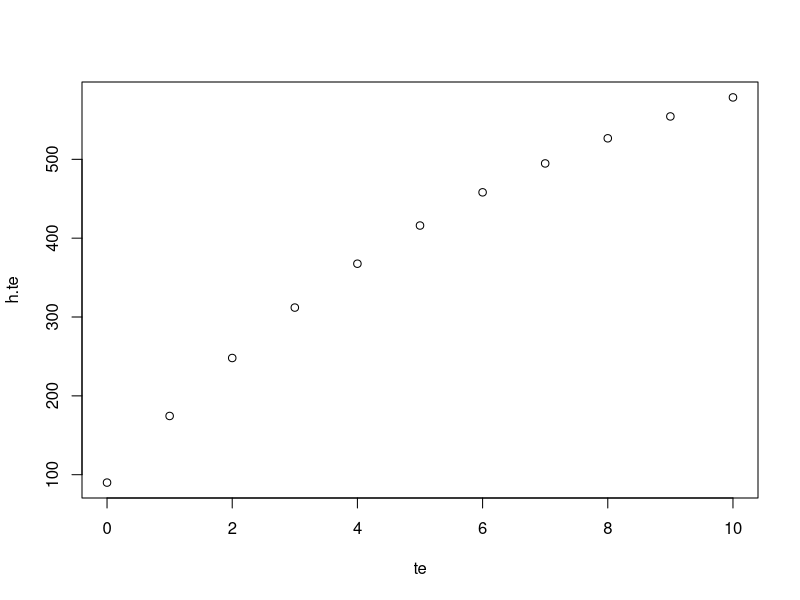
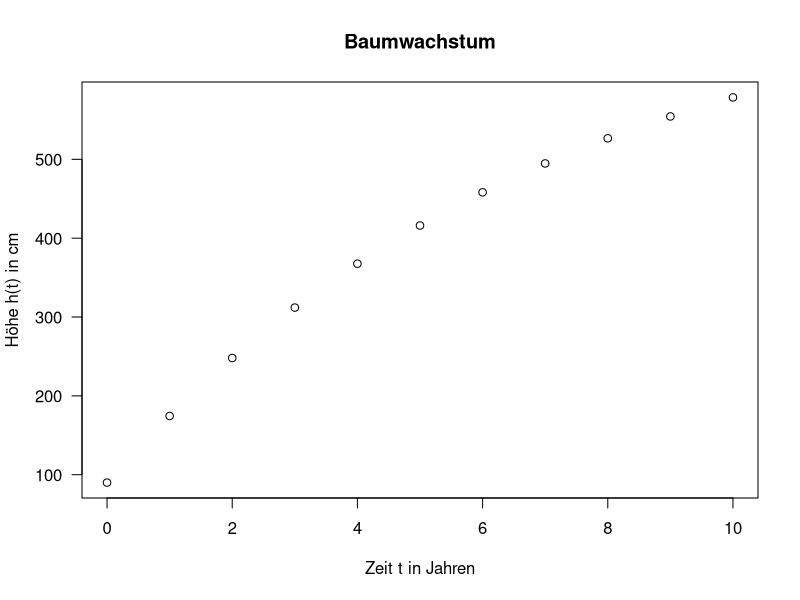
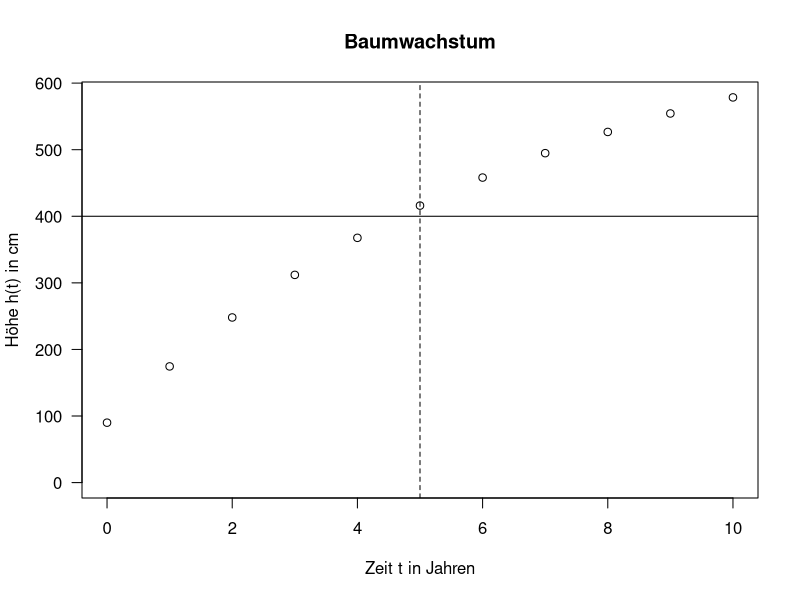
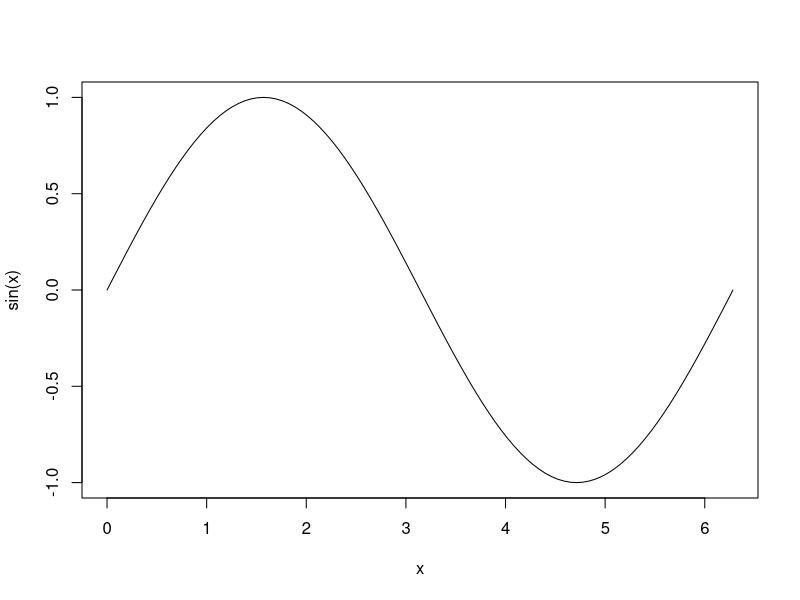
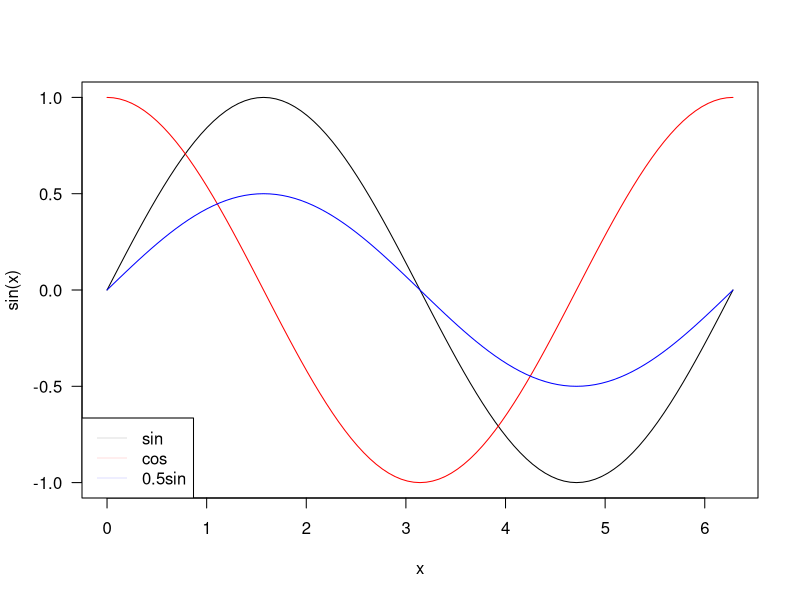
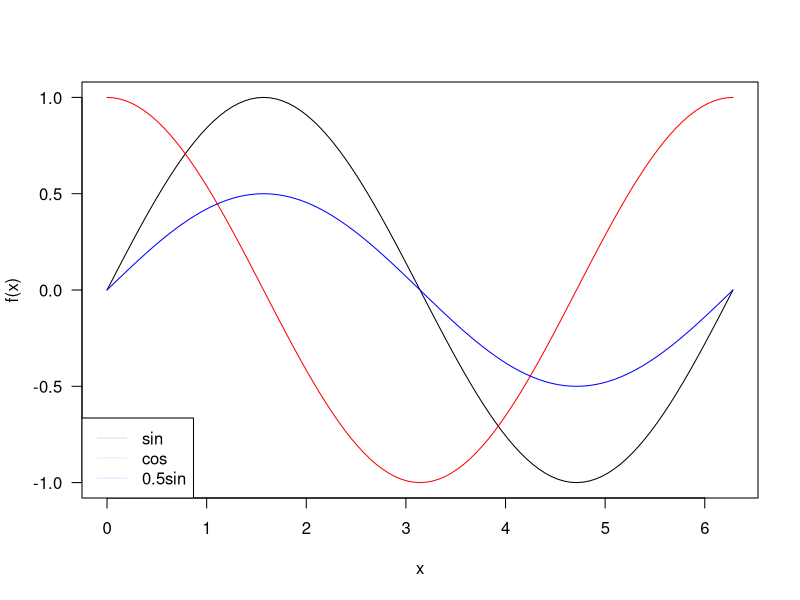

Reproduce these figures in R, in order.
########## Aufbaumodul Statistik

########## Blatt_0_R
########## Loesung

###### 0.5 ####################################################################
?choose

help(choose)

choose(49,6)


###### 0.6 ####################################################################

### a)

# Die einfachste Variante (bei kurzen Vektoren):
c(3, 12, 21, 30, 39)

?seq

seq(from = 3, to = 39, by = 9)

seq(from = 3, to = 39, length.out = 5)

# Es ist auch haendisch moeglich:
0:4
0:4 * 9
0:4 * 9 + 3

### b)
rep(c(6, 8), times = 5)

### c)
10:20

seq(from = 10, to = 20, by = 1)

### d)
rep(c(6, 8), each = 5)

# Es geht auch durch sortieren:
sort(rep(c(6, 8), times = 5))




###### 0.7 ####################################################################

x = 0:7
y = c(1, 2)
x + y

# Wie hat R diese Summe berechnet?


###### 0.8 ####################################################################

x = c(2, 5, 7, 3, 8, 10, 1)
y = c(8, 9, 2.5, 3, 7, 7, 1)

### a)
x[1:6]        # Auf diese Art waehlt man Teile eines Vektors aus
x[1:6]^2      # Elementweises Quaddrieren ist auch moeglich.
sum(x[1:6]^2) # sum bildet die Summe der Elemente eines Vektors.

# b)
sum(1 / x[2:5])

# c)
sum(x[1:6] + y[1:6])




###### 0.9 ####################################################################

# Wir erstellen die Matrizen genauso wie in 0.4.
A = matrix(c(2, 1, 4, 6), nrow = 2)
A
B = matrix(c(1, 8, 3, 2, 9, 4), nrow = 2)
B

# Bei der Matrix C ist es nun einfacher Sie ueber die Zeilen zu befuellen.
# Dazu gibt es das Argument byrow.
C = matrix(c(1:100, 2:101, 3:102), nrow = 3, byrow = TRUE)
C


### a)
t(C) %*% C               # t transponiert die Matrix, %*% Matrixmultiplikation.
diag(t(C) %*% C)         # diag gibt die Diagonalelement einer Matrix zurueck.
sum(diag(t(C) %*% C))    # sum kennen wir schon, die Summe der Vektoreintraege.

# b)
solve(A)                 # solve bildet die Inverse der Matrix A.
solve(A) %*% A           # Test, ob es auch wirklich stimmt.
t(solve(A))              # t wieder die Transposition.
t(solve(A)) %*% B

# c)
c(3, 4, 7) %*% t(B)      # Vektoren in R sind immer Zeilenvektoren.





###### 0.10 ###################################################################

# Zunaechst erzeugen wir einen Vektor fuer die Jahre, z.B. die ersten 10 Jahre.
te = 0:10
# Erzeuge nun die Funktionswerte an den Stellen der Jahre 0 bis 10. Man bemerke
# hier, dass auch die Potenz elementweise berechnet wird. An vielen Stellen ist
# in R dieses sogenannte vektorielle rechnen moeglich, bei dem Berechnung gleich
# fuer einen ganzen Vektor an Werten durchgefuehrt werden.
h.te = -650 * 0.87^te + 740

# Mit der Funktion plot koennen wir die Funktionswerte an den Stellen 0 bis 10
# nun zeichnen. Da wir die Funktion nur an 11 Punkten auswerten, zeichnen wir
# auch nur diese Punkte ein.
plot(te, h.te)

# Mit den Argumenten xlab und ylab, sowie main k??nnen wir Beschriftungen hinzu-
# fuegen. las dreht die Skalenbeschriftung an der vertikalen Achse.
plot(te, h.te, xlab = "Zeit t in Jahren", ylab = "Höhe h(t) in cm", 
     las = 1, main = "Baumwachstum")

# Schliesslich aendern wir mit ylim noch den Zeichenbereich, weil wir den 
# Ursprung in unserer Grafik ebenfalls darstellen wollen.
plot(te, h.te, xlab = "Zeit t in Jahren", ylab = "Höhe h(t) in cm", 
     las = 1, main = "Baumwachstum", ylim = c(0, max(h.te)))

# Jetzt wollen wir wissen, wann die Hoehe 400 cm ueberschritten hat.
# Dazu zeichnen wir eine horizontale Linie bei h = 400 mit dem Befehl abline und 
# dem Argument h. (h fuer horizontal)
abline(h = 400)
# Per Augenschein ist leicht zu erkennen, dass ab dem fuenften Jahr der Baum
# hoeher als 4 m ist.

# Wir fuegen deshalb noch eine gestrichelte Linie bei t = 5 hinzu. Wir verwenden
# wieder abline mit den Argumenten v (fuer vertikal) und lty = 2 damit die Linie
# nicht durchgezogen, sondern gestrichelt ist.
abline(v = 5, lty = 2)




###### 0.11 ###################################################################


### a)
# Die Funktion curve zeichnet elementare Funktionen wie zum Beispiel den
# Sinus. Mit dem Argument xlim kann ein Intervall eingeben, in dem die Funktion
# gezeichnet werden soll.
curve(sin, xlim = c(0, 2 * pi))
# Bemerkung: Man uebergibt die Funktion sin als Argument.
# Wenn Sie sin() schreiben, ist dies eine Funktionsauswertung. 
# (sogar ohne Argument, daher wird dies in einem Fehler enden.)


### b)
curve(sin, xlim = c(0, 2 * pi), las = 1)
# Das Argument dreht die Achsenmarkierungen.



### c)
# Add the cosine function by setting add = TRUE
# col = "red" changes the drawing color
curve(cos, add = TRUE, col = "red")

### d)
curve(0.5 * sin(x), add = TRUE, col = "blue")
# Jetzt muessen wir ein Argument angeben, dieses muss x sein, damit es 
# funktioniert.

### e)
# Wir fuegen noch eine Legende zur Grafik hinzu.
# "bottomleft" gibt die Position der Legende an, 
# das Argument legend ist der Text, der in der Legende stehen soll,
# wir setzten lwd auf einen Wert groesser als 0, damit Linien in der Legende
# gezeichnet werden,
# col bestimmt die Farbe dieser Linien.

legend(x = "bottomleft", legend = c("sin", "cos", "0.5sin"), 
       col = c("black", "red", "blue"), lwd = 0.1)



# Die Beschriftung der vertikalen Achse passt nun natuerlich nicht mehr, da
# Sinus, Kosinus und 0.5*Sinus dargestellt werden.
# Dies beheben wir durch einen Beschriftung der vertikalen Achse.


curve(sin, xlim = c(0, 2 * pi), ylab = "f(x)", las = 1)
curve(cos, add = TRUE, col = "red")
curve(0.5 * sin(x), add = TRUE, col = "blue")
legend(x = "bottomleft", legend = c("sin", "cos", "0.5sin"), 
       col = c("black", "red", "blue"), lwd = 0.1)
